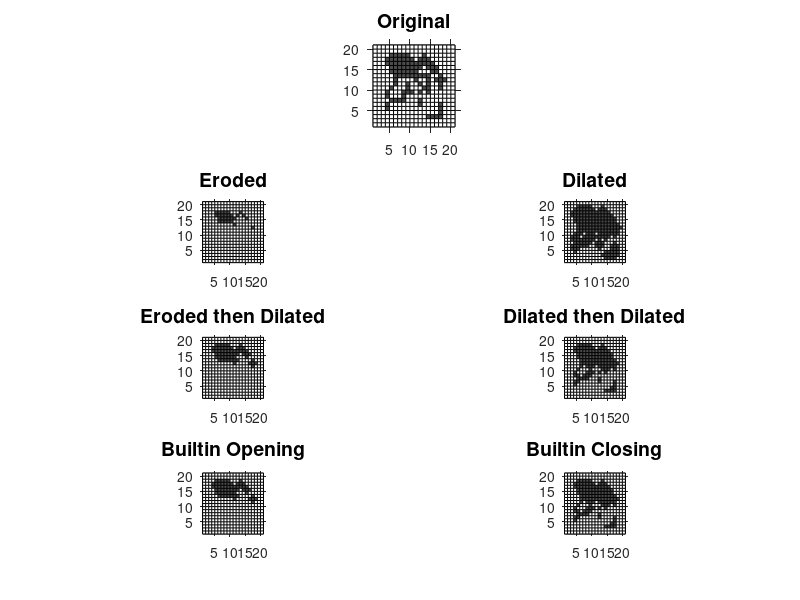

Here is the MATLAB script that generated this plot:
% Solution for part 2.1 of Assignment 7.
% Written by: Martin Jrgensen, tzk173

clear all;

% Load image data
I1 = load('TestImageQn2.mat');
% Fixing the coordinate system to look like the correct image.
I1 = imrotate(double(I1.TestImageQn2)',90);

SE = strel('diamond',1);

I2 = imerode(I1,SE);
I3 = imdilate(I2,SE);
I4 = imopen(I1,SE);  % Erode then dilation

I5 = imdilate(I1,SE);
I6 = imerode(I5,SE);
I7 = imclose(I1,SE); % Dilation then erode

h = figure(721); set(h,'Color','White'); colormap([1,1,1 ; 0.3,0.3,0.3]);
subplot(4,2,[1 2]); pcolor(I1); axis image; set(gca,'TickDir','out');
title('Original','FontSize',14); grid on;

% Plots for opening
subplot(4,2,3); pcolor(I2); axis image; set(gca,'TickDir','out');
title('Eroded','FontSize',14); grid on;
subplot(4,2,5); pcolor(I3); axis image; set(gca,'TickDir','out');
title('Eroded then Dilated','FontSize',14); grid on;
subplot(4,2,7); pcolor(I4); axis image; set(gca,'TickDir','out');
title('Builtin Opening','FontSize',14); grid on;

% Plots for closing
subplot(4,2,4); pcolor(I5); axis image; set(gca,'TickDir','out');
title('Dilated','FontSize',14); grid on;
subplot(4,2,6); pcolor(I6); axis image; set(gca,'TickDir','out');
title('Dilated then Dilated','FontSize',14); grid on;
subplot(4,2,8); pcolor(I7); axis image; set(gca,'TickDir','out');
title('Builtin Closing','FontSize',14); grid on;
